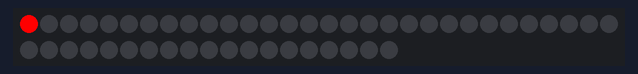
Bench run of a sketch on a simulated ATtiny85, built with avr-gcc and run on an emulated ATtiny85. Shown: 49 RGB LEDs in strip order, left to right, continuing on the next row.

Above: at 0.16 s.
At 2.31 s:
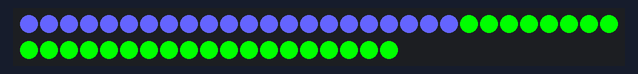
At 19.21 s:
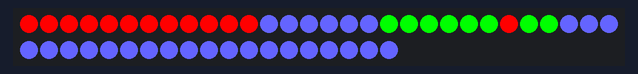
At 19.9 s:
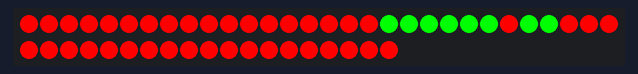
At 29.63 s:
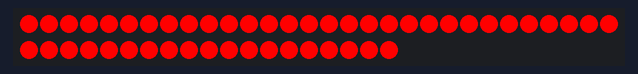
At 31.7 s:
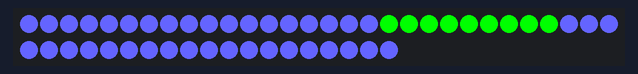

The sketch:

intunetestneckanimation.ino
```cpp
#include <Adafruit_NeoPixel.h>
#include <avr/power.h> // Comment out this line for non-AVR boards (Arduino Due, etc.)

#define PIN 2

// Parameter 1 = number of pixels in strip
// Parameter 2 = Arduino pin number (most are valid)
// Parameter 3 = pixel type flags, add together as needed:
//   NEO_KHZ800  800 KHz bitstream (most NeoPixel products w/WS2812 LEDs)
//   NEO_KHZ400  400 KHz (classic 'v1' (not v2) FLORA pixels, WS2811 drivers)
//   NEO_GRB     Pixels are wired for GRB bitstream (most NeoPixel products)
//   NEO_RGB     Pixels are wired for RGB bitstream (v1 FLORA pixels, not v2)
Adafruit_NeoPixel strip = Adafruit_NeoPixel(49, PIN, NEO_GRB + NEO_KHZ800);

// IMPORTANT: To reduce NeoPixel burnout risk, add 1000 uF capacitor across
// pixel power leads, add 300 - 500 Ohm resistor on first pixel's data input
// and minimize distance between Arduino and first pixel.  Avoid connecting
// on a live circuit...if you must, connect GND first.

void setup() {
  // This is for Trinket 5V 16MHz, you can remove these three lines if you are not using a Trinket
  #if defined (__AVR_ATtiny85__)
    if (F_CPU == 16000000) clock_prescale_set(clock_div_1);
  #endif
  // End of trinket special code


  strip.begin();
  strip.show(); // Initialize all pixels to 'off'
}

void loop() {
  // Some example procedures showing how to display to the pixels:
  colorWipe(strip.Color(255, 0, 0), 15); // Red
  colorWipe(strip.Color(0, 255, 0), 15); // Green
  colorWipe(strip.Color(100, 100, 255), 15); // Blue
  colorWipeMid(strip.Color(0, 255, 0), 5);
  delay(8000);
  colorWipeOne(strip.Color(255, 0, 0), 5, 24, 25);
  delay(8000);
  colorWipeOne(strip.Color(255, 0, 0), 25, 0, 18);
  colorWipeOne(strip.Color(255, 0, 0), 25, 27, 49);
  delay(4000);
  colorWipeOne(strip.Color(100, 100, 255), 5, 0, 18);
  colorWipeOne(strip.Color(100, 100, 255), 5, 27, 49);
  delay(100);
  colorWipeOne(strip.Color(255, 0, 0), 5, 0, 18);
  colorWipeOne(strip.Color(255, 0, 0), 5, 27, 49);
  delay(100);
  colorWipeOne(strip.Color(100, 100, 255), 5, 0, 18);
  colorWipeOne(strip.Color(100, 100, 255), 5, 27, 49);
  delay(100);
  colorWipeOne(strip.Color(255, 0, 0), 5, 0, 18);
  colorWipeOne(strip.Color(255, 0, 0), 5, 27, 49);
  delay(100);
  colorWipeOne(strip.Color(100, 100, 255), 5, 0, 18);
  colorWipeOne(strip.Color(100, 100, 255), 5, 27, 49);
  delay(100);
  colorWipeOne(strip.Color(255, 0, 0), 5, 0, 18);
  colorWipeOne(strip.Color(255, 0, 0), 5, 27, 49);
  delay(100);
  colorWipeOne(strip.Color(100, 100, 255), 5, 0, 18);
  colorWipeOne(strip.Color(100, 100, 255), 5, 27, 49);
  delay(100);
  colorWipeOne(strip.Color(255, 0, 0), 5, 0, 18);
  colorWipeOne(strip.Color(255, 0, 0), 5, 27, 49);
  delay(100);
  colorWipeOne(strip.Color(100, 100, 255), 5, 0, 18);
  colorWipeOne(strip.Color(100, 100, 255), 5, 27, 49);
  delay(100);
  colorWipeOne(strip.Color(255, 0, 0), 5, 0, 18);
  colorWipeOne(strip.Color(255, 0, 0), 5, 27, 49);
  delay(100);
  colorWipeOne(strip.Color(100, 100, 255), 5, 0, 18);
  colorWipeOne(strip.Color(100, 100, 255), 5, 27, 49);
  delay(100);
  colorWipeOne(strip.Color(255, 0, 0), 5, 0, 18);
  colorWipeOne(strip.Color(255, 0, 0), 5, 27, 49);
  delay(100);

}

// Fill the dots one after the other with a color
void colorWipe(uint32_t c, uint8_t wait) {
  for(uint16_t i=0; i<strip.numPixels(); i++) {
    strip.setPixelColor(i, c);
    strip.show();
    delay(wait);
  }
}

void colorWipeMid(uint32_t c, uint8_t wait) {
  for(uint16_t i=18; i<27; i++) {
    strip.setPixelColor(i, c);
    strip.show();
    delay(wait);
  }
}

void colorWipeOne(uint32_t c, uint8_t wait, uint8_t start, uint8_t fin) {
  for(uint16_t i=start; i<fin; i++) {
    strip.setPixelColor(i, c);
    strip.show();
    delay(wait);
  }
}
```
